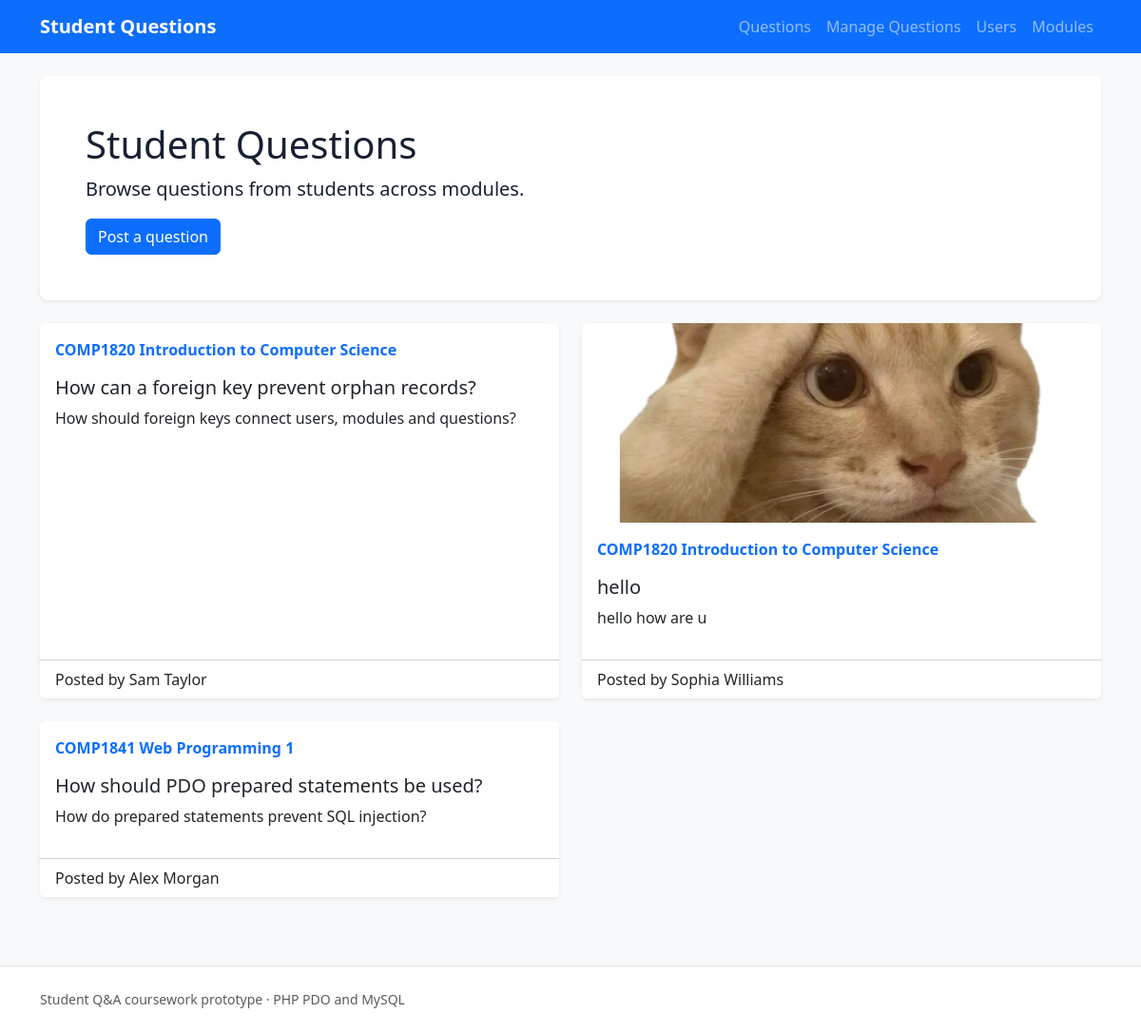
The page /public/index.php on the database its author committed.
### tables this page shows
CREATE TABLE posts (
    id INT UNSIGNED AUTO_INCREMENT PRIMARY KEY,
    title VARCHAR(150) NOT NULL,
    summary VARCHAR(500),
    content TEXT NOT NULL,
    image VARCHAR(255),
    created_at DATETIME NOT NULL DEFAULT CURRENT_TIMESTAMP,
    user_id INT UNSIGNED NOT NULL,
    module_id INT UNSIGNED NOT NULL,
    CONSTRAINT fk_posts_user FOREIGN KEY (user_id) REFERENCES users(id) ON DELETE RESTRICT,
    CONSTRAINT fk_posts_module FOREIGN KEY (module_id) REFERENCES modules(id) ON DELETE RESTRICT
);

CREATE TABLE modules (
    id INT UNSIGNED AUTO_INCREMENT PRIMARY KEY,
    name VARCHAR(150) NOT NULL UNIQUE,
    description VARCHAR(500)
);

CREATE TABLE users (
    id INT UNSIGNED AUTO_INCREMENT PRIMARY KEY,
    full_name VARCHAR(75) NOT NULL,
    user_name VARCHAR(75) NOT NULL UNIQUE,
    email VARCHAR(255) NOT NULL UNIQUE
);

### app/Controllers/HomeController.php (called while the page is built, shortened)
<?php
class HomeController extends Controller
{
    public function index()
    {
        $postRepository = new PostRepository();
        $posts = $postRepository->getAll();
        $this->renderView('home/index', ['posts' => $posts]);
    }
}

### app/Core/App.php (called while the page is built, shortened)
<?php
    class App {
        protected $controller = "HomeController";
        protected $action = "index";
        public function __construct() {
            $url = $this->parseUrl();
            $controllerClass = "\\App\\Controllers\\" . $this->controller;
            if (class_exists($controllerClass)) {
                $this->controller = new $controllerClass;
            } else {
                die("Trang không tồn tại (Controller " . $controllerClass . " không tìm thấy)");
            }
            $this->params = $url ? array_values($url) : [];
            call_user_func_array([$this->controller, $this->action], $this->params);
        }
        private function parseUrl() {
            return [];
        }
    }
?>

### public/index.php (called while the page is built, shortened)
<?php
$app = new App();

### app/Models/PostRepository.php (called while the page is built, shortened)
<?php
class PostRepository
{
    private $db;
    public function __construct()
    {
        $database = new Database();
        $this->db = $database->connect();
    }
    public function getAll()
    {
        $sql = 'SELECT posts.*, users.full_name AS author_name, modules.name AS module_name
                FROM posts
                INNER JOIN users ON users.id = posts.user_id
                INNER JOIN modules ON modules.id = posts.module_id
                ORDER BY posts.created_at DESC';
        return $this->db->query($sql)->fetchAll();
    }
}

### app/Core/Database.php (called while the page is built, shortened)
<?php
class Database
{
    private $host = 'localhost';
    private $databaseName = 'post_database';
    private $username = 'root';
    private $password = '';
    public function connect()
    {
        $this->connection = null;
        try {
            $dsn = 'mysql:host=' . $this->host . ';dbname=' . $this->databaseName . ';charset=utf8mb4';
            $this->connection = new PDO($dsn, $this->username, $this->password);
            $this->connection->setAttribute(PDO::ATTR_ERRMODE, PDO::ERRMODE_EXCEPTION);
            $this->connection->setAttribute(PDO::ATTR_DEFAULT_FETCH_MODE, PDO::FETCH_ASSOC);
        } catch (PDOException $exception) {
            die('Database connection failed: ' . $exception->getMessage());
        }
        return $this->connection;
    }
}

### app/Views/home/index.php (the view)
<div class="p-4 p-md-5 mb-4 rounded-3 bg-white shadow-sm">
    <h1>Student Questions</h1>
    <p class="lead mb-3">Browse questions from students across modules.</p>
    <a class="btn btn-primary" href="<?= BASE_URL ?>/post/create">Post a question</a>
</div>
<div class="row g-4">
    <?php foreach ($posts as $post): ?>
        <article class="col-md-6">
            <div class="card h-100 shadow-sm">
                <?php if (!empty($post['image'])): ?>
                    <img class="card-img-top post-image" src="<?= PUBLIC_FOLDER ?>/uploads/<?= htmlspecialchars($post['image']) ?>" alt="Question screenshot">
                <?php endif; ?>
                <div class="card-body">
                    <p class="text-primary fw-semibold"><?= htmlspecialchars($post['module_name']) ?></p>
                    <h2 class="h5"><?= htmlspecialchars($post['title']) ?></h2>
                    <p><?= nl2br(htmlspecialchars($post['content'])) ?></p>
                </div>
                <div class="card-footer bg-white">Posted by <?= htmlspecialchars($post['author_name']) ?></div>
            </div>
        </article>
    <?php endforeach; ?>
</div>

### app/Core/Controller.php (shortened to what this page needs)
<?php
class Controller
{
    protected function renderView($viewPath, $data = [])
    {
        $mainViewFile = ROOT_PATH . '/app/Views/' . $viewPath . '.php';
        if (file_exists($mainViewFile)) {
            require ROOT_PATH . '/app/Views/partials/header.php';
            require $mainViewFile;
            require ROOT_PATH . '/app/Views/partials/footer.php';
        } else {
            die('View not found: ' . $mainViewFile);
        }
    }
}

### app/Views/partials/header.php (shortened to what this page needs)
<!doctype html><html lang="en"><head><link href="<?= PUBLIC_FOLDER ?>/assets/libs/bootstrap/css/bootstrap.min.css" rel="stylesheet"><link href="<?= PUBLIC_FOLDER ?>/assets/css/post-style.css" rel="stylesheet"></head><body class="bg-light">
<nav class="navbar navbar-expand-lg navbar-dark bg-primary"><div class="container"><a class="navbar-brand fw-bold" href="<?= BASE_URL ?>">Student Questions</a><button class="navbar-toggler" data-bs-toggle="collapse" data-bs-target="#nav"><span class="navbar-toggler-icon"></span></button><div id="nav" class="collapse navbar-collapse"><ul class="navbar-nav ms-auto"><li class="nav-item"><a class="nav-link" href="<?= BASE_URL ?>">Questions</a></li><li class="nav-item"><a class="nav-link" href="<?= BASE_URL ?>/post/index">Manage Questions</a></li><li class="nav-item"><a class="nav-link" href="<?= BASE_URL ?>/user/index">Users</a></li><li class="nav-item"><a class="nav-link" href="<?= BASE_URL ?>/category/index">Modules</a></li></ul></div></div></nav>
<main class="container py-4">

### app/Views/partials/footer.php (shortened to what this page needs)
</main><footer class="border-top bg-white py-4 mt-5"><div class="container text-muted small">Student Q&A coursework prototype · PHP PDO and MySQL</div></footer></body></html>

### public/assets/css/post-style.css (style rules this page uses)
body { color:#172033 }
.post-image { height:210px;object-fit:cover }
.card { border:0 }

### rows shown on the page
posts: module.name "COMP1820 Introduction to Computer Science", title "How can a foreign key prevent orphan records?", content "How should foreign keys connect users, modules and questions?", user.full_name "Sam Taylor"
posts: image (picture), module.name "COMP1820 Introduction to Computer Science", title "hello", content "hello how are u", user.full_name "Sophia Williams"
posts: module.name "COMP1841 Web Programming 1", title "How should PDO prepared statements be used?", content "How do prepared statements prevent SQL injection?", user.full_name "Alex Morgan"
